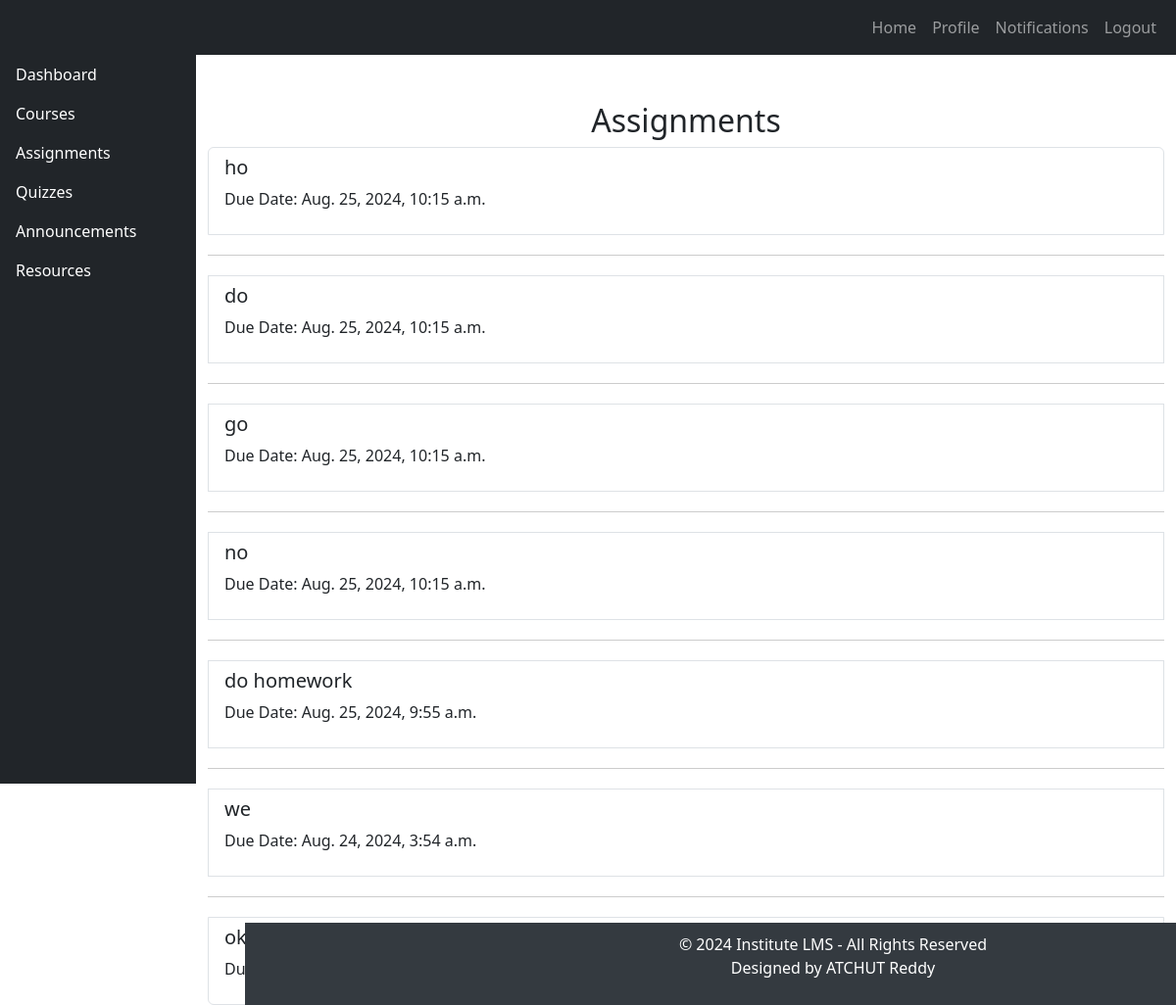
Page /assignment/ on the committed database.
### app/models.py (models this page shows, shortened)
class assignments(models.Model):
    assignment_name=models.CharField(max_length=100)
    date=models.DateTimeField(max_length=200,auto_now_add=True)

### app/views.py (the view)
# urls.py: path("assignment/",Assaigment),
def Assaigment(request):
    assignment = assignments.objects.all().order_by('-date')  # Fetch all course objects
    return render(request, "assignments.html", {"assignments": assignment})  # Pass the fetched objects to the template

### templates/assignments.html
{% extends "bse.html" %}
{% block body %}
    <div id="page">
    <div class="container mt-5">
        <h2 class="text-center">Assignments</h2>
        <div class="list-group">
            {% for assignment in assignments %}
                <div class="list-group-item">
                    <h5>{{ assignment.assignment_name }}</h5>
                    <p>Due Date: {{ assignment.date }}</p>
                </div>
                {% if not forloop.last %}
                    <div class="assignment-divider"></div>
                {% endif %}
            {% endfor %}
        </div>
    </div>
    </div>
{% endblock %}

### templates/bse.html (shortened to what this page needs)
<!DOCTYPE html>
<html lang="en">
<head>
    <link href="https://cdn.jsdelivr.net/npm/bootstrap@5.3.0-alpha1/dist/css/bootstrap.min.css" rel="stylesheet">
</head>
<body>
    <nav class="navbar navbar-expand-lg navbar-dark bg-dark">
        <div class="container-fluid">
            <a class="navbar-brand" href="#">Institute LMS</a>
            <div class="collapse navbar-collapse" id="navbarNav">
                <ul class="navbar-nav ms-auto">
                    <li class="nav-item">
                        <a class="nav-link" href="http://127.0.0.1:8000/">Home</a>
                    </li>
                    <li class="nav-item">
                        <a class="nav-link" href="#">Profile</a>
                    </li>
                    <li class="nav-item">
                        <a class="nav-link" href="#">Notifications</a>
                    </li>
                    <li class="nav-item">
                        <a class="nav-link" href="#">Logout</a>
                    </li>
                </ul>
            </div>
        </div>
    </nav>
    <div id="sidebar" class="bg-dark">
        <ul class="nav flex-column">
            <li class="nav-item">
                <a class="nav-link" href="http://127.0.0.1:8000/">Dashboard</a>
            </li>
            <li class="nav-item">
                <a class="nav-link" href="http://127.0.0.1:8000/courses">Courses</a>
            </li>
            <li class="nav-item">
                <a class="nav-link" href="http://127.0.0.1:8000/assignment/">Assignments</a>
            </li>
            <li class="nav-item">
                <a class="nav-link" href="#">Quizzes</a>
            </li>
            <li class="nav-item">
                <a class="nav-link" href="http://127.0.0.1:8000/announce/">Announcements</a>
            </li>
            <li class="nav-item">
                <a class="nav-link" href="#">Resources</a>
            </li>
        </ul>
    </div>
    <div id="pages">
        {%block body%}
        {% endblock %}
    </div>
    <footer>
        &copy; 2024 Institute LMS - All Rights Reserved
        <p>Designed by ATCHUT Reddy</p>
    </footer>
</body>
</html>

### templates/bse.html (style rules this page uses)
body { display: flex; min-height: 100vh; flex-direction: column; }
.assignment-divider { border-bottom: 1px solid #ccc; margin: 20px 0; }
#sidebar { height: 100vh; position: fixed; left: 0; top: 0; padding-top: 56px; background-color: #343a40; width: 200px; }
#sidebar .nav-link { color: #ffffff; }
#page { padding-left: 200px; }
footer { background-color: #343a40; color: white; text-align: center; padding: 10px; position: fixed; bottom: 0; width: 100%; left: 0; margin-left: 250px; }

### rows in the picture
assignments: assignment_name "ho", date "Aug. 25, 2024, 10:15 a.m."
assignments: assignment_name "do", date "Aug. 25, 2024, 10:15 a.m."
assignments: assignment_name "go", date "Aug. 25, 2024, 10:15 a.m."
assignments: assignment_name "no", date "Aug. 25, 2024, 10:15 a.m."
assignments: assignment_name "do homework", date "Aug. 25, 2024, 9:55 a.m."
assignments: assignment_name "we", date "Aug. 24, 2024, 3:54 a.m."
assignments: assignment_name "ok"
